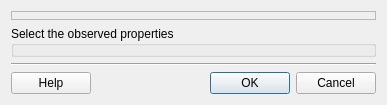
<?xml version="1.0" encoding="UTF-8"?>
<ui version="4.0">
 <class>ObservationDialogForm</class>
 <widget class="QDialog" name="ObservationDialogForm">
  <property name="geometry">
   <rect>
    <x>0</x>
    <y>0</y>
    <width>387</width>
    <height>105</height>
   </rect>
  </property>
  <property name="windowTitle">
   <string>Observation Property</string>
  </property>
  <layout class="QGridLayout" name="gridLayout_3">
   <property name="sizeConstraint">
    <enum>QLayout::SetDefaultConstraint</enum>
   </property>
   <item row="0" column="0">
    <layout class="QGridLayout" name="gridLayout_2">
     <item row="0" column="0">
      <widget class="QFrame" name="m_propertiesWidgetFrame">
       <property name="frameShape">
        <enum>QFrame::StyledPanel</enum>
       </property>
       <property name="frameShadow">
        <enum>QFrame::Raised</enum>
       </property>
      </widget>
     </item>
     <item row="2" column="0">
      <layout class="QGridLayout" name="gridLayout">
       <item row="1" column="2">
        <widget class="QPushButton" name="m_okPushButton">
         <property name="text">
          <string>OK</string>
         </property>
        </widget>
       </item>
       <item row="1" column="3">
        <widget class="QPushButton" name="m_cancelPushButton">
         <property name="text">
          <string>Cancel</string>
         </property>
        </widget>
       </item>
       <item row="1" column="0">
        <widget class="QPushButton" name="m_helpPushButton">
         <property name="text">
          <string>Help</string>
         </property>
        </widget>
       </item>
       <item row="1" column="1">
        <spacer name="horizontalSpacer">
         <property name="orientation">
          <enum>Qt::Horizontal</enum>
         </property>
         <property name="sizeHint" stdset="0">
          <size>
           <width>68</width>
           <height>20</height>
          </size>
         </property>
        </spacer>
       </item>
       <item row="0" column="0" colspan="4">
        <widget class="Line" name="line">
         <property name="sizePolicy">
          <sizepolicy hsizetype="Expanding" vsizetype="Fixed">
           <horstretch>0</horstretch>
           <verstretch>0</verstretch>
          </sizepolicy>
         </property>
         <property name="orientation">
          <enum>Qt::Horizontal</enum>
         </property>
        </widget>
       </item>
      </layout>
     </item>
     <item row="1" column="0">
      <widget class="QGroupBox" name="m_uniquePropertiesGroupBox">
       <property name="title">
        <string>Select the observed properties</string>
       </property>
      </widget>
     </item>
    </layout>
   </item>
  </layout>
 </widget>
 <resources/>
 <connections>
  <connection>
   <sender>m_cancelPushButton</sender>
   <signal>clicked()</signal>
   <receiver>ObservationDialogForm</receiver>
   <slot>reject()</slot>
   <hints>
    <hint type="sourcelabel">
     <x>297</x>
     <y>30</y>
    </hint>
    <hint type="destinationlabel">
     <x>327</x>
     <y>42</y>
    </hint>
   </hints>
  </connection>
 </connections>
</ui>
